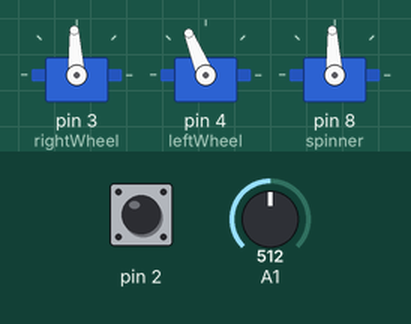
Bench run of a sketch on a simulated Arduino Uno, built with avr-gcc and run on an emulated ATmega328P. On the bench: 3 × servo. The test bench sets the inputs (shaded band); at power-on: A1 = 512, pin 2 HIGH. What the sketch prints to the serial monitor is not drawn.

Above: at 18.4 s.
18.5 s: A1 set to 925
20.0 s: A1 set to 947
At 20.7 s:
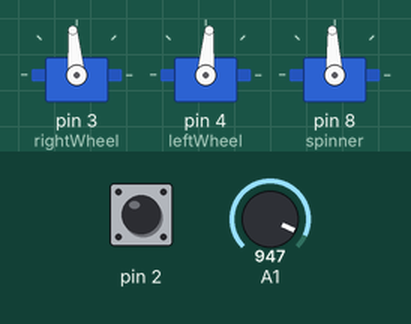
21.5 s: A1 set to 930
At 22.7 s:
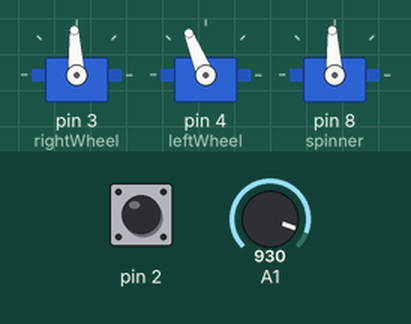
23.0 s: A1 set to 950
At 24.2 s:
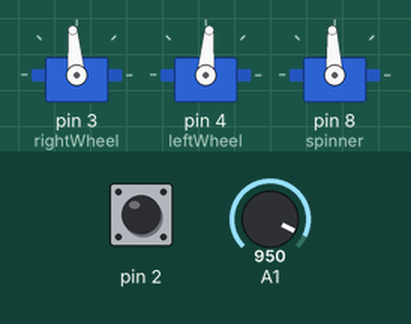
Timing chart, 0 to 71.0 s (numbered marks = the images above; inputs shaded):
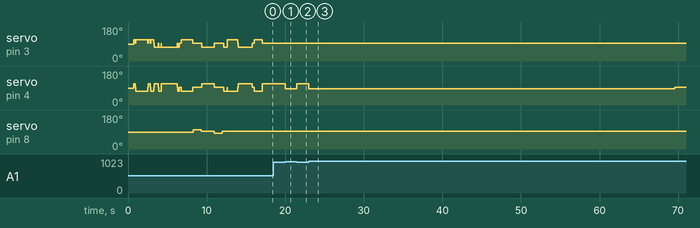

The sketch:

Robot_Challenge.ino
```cpp
//George Cazenavette Robot Challenge
//HNRS 120 H05

#include <Servo.h>

Servo leftWheel;
Servo rightWheel;
Servo spinner;

void driveForward()
{
  leftWheel.detach();
  rightWheel.detach();
  leftWheel.attach(4);
  rightWheel.attach(3);
}

void driveReverse()
{
  leftWheel.detach();
  rightWheel.detach();
  leftWheel.attach(3);
  rightWheel.attach(4);
}
void forward(float sec)
{
  leftWheel.writeMicroseconds(1700);
  rightWheel.writeMicroseconds(1300);
  delay(int(sec*1000));
  leftWheel.writeMicroseconds(1500);
  rightWheel.writeMicroseconds(1500);
}

void forward()
{
  leftWheel.writeMicroseconds(1700);
  rightWheel.writeMicroseconds(1300);
}

void reverse(float sec)
{
  leftWheel.writeMicroseconds(1300);
  rightWheel.writeMicroseconds(1700);
  delay(int(sec*1000));
  leftWheel.writeMicroseconds(1500);
  rightWheel.writeMicroseconds(1500);
}

void reverse()
{
  leftWheel.writeMicroseconds(1300);
  rightWheel.writeMicroseconds(1700);
}

void openClamp()
{
  spinner.writeMicroseconds(1400);
  delay(1000);
  spinner.writeMicroseconds(1500);
}

void closeClamp()
{
  spinner.writeMicroseconds(1600);
  delay(1000);
  spinner.writeMicroseconds(1500);
}

void turnRight(float sec)
{
  leftWheel.writeMicroseconds(1700);
  rightWheel.writeMicroseconds(1700);
  delay(int(sec*1000));
  leftWheel.writeMicroseconds(1500);
  rightWheel.writeMicroseconds(1500);
}

void turnRight()
{
  leftWheel.writeMicroseconds(1700);
  rightWheel.writeMicroseconds(1700);
}

void turnLeft(float sec)
{
  leftWheel.writeMicroseconds(1300);
  rightWheel.writeMicroseconds(1300);
  delay(int(sec*1000));
  leftWheel.writeMicroseconds(1500);
  rightWheel.writeMicroseconds(1500);
}

void turnLeft()
{
  leftWheel.writeMicroseconds(1300);
  rightWheel.writeMicroseconds(1300);
}

void rightForward(float sec)
{
  leftWheel.writeMicroseconds(1700);
  rightWheel.writeMicroseconds(1465);
  delay(int(sec*1000));
  leftWheel.writeMicroseconds(1500);
  rightWheel.writeMicroseconds(1500);
}

void rightForward()
{
  leftWheel.writeMicroseconds(1700);
  rightWheel.writeMicroseconds(1465);
}

void slowRight()
{
  leftWheel.writeMicroseconds(1600);
  rightWheel.writeMicroseconds(1500);
}

void leftForward(float sec)
{
  leftWheel.writeMicroseconds(1535);
  rightWheel.writeMicroseconds(1300);
  delay(int(sec*1000));
  leftWheel.writeMicroseconds(1500);
  rightWheel.writeMicroseconds(1500);
}

void leftForward()
{
  leftWheel.writeMicroseconds(1535);
  rightWheel.writeMicroseconds(1300);
}

void slowLeft()
{
  leftWheel.writeMicroseconds(1500);
  rightWheel.writeMicroseconds(1400);
}
void halt()
{
  leftWheel.writeMicroseconds(1500);
  rightWheel.writeMicroseconds(1500);
}

void nano()//nanosystems mission
{
  while (digitalRead(2)==LOW)
  {

  }
  delay(200);
  turnRight(.25);
  delay(50);
  forward(1.5);
  delay(50);
  turnRight(.3);
  delay(50);
  forward(.4);
  delay(50);
  reverse(.5);
  delay(50);
  turnLeft(.3);
  delay(50);
  reverse(2);
  delay(50);
  turnLeft(.25);

}

void chemical()//chemical mission
{
  while (digitalRead(2)==LOW)
  {

  }
  delay(200);
  forward(1.5);
  delay(50);
  closeClamp();
  delay(50);
  reverse(1.6);
  delay(50);
  openClamp();
}

void civil()//civil mission
{
  while (digitalRead(2)==LOW)
  {

  }
  delay(200);
  turnLeft(.4);
  delay(50);
  forward(1.3);
  delay(50);
  reverse(1.8);
  delay(50);
}
void bio()//biomedical mission
{
  while (digitalRead(2)==LOW)
  {

  }
  delay(200);
  leftWheel.detach();
  rightWheel.detach();
  leftWheel.attach(3);
  rightWheel.attach(4);
  closeClamp();
  delay(50);
  leftForward(2.5);
  forward(2.5);
  delay(50);
  turnRight(.5);
  delay(50);
  reverse(.6);
  delay(50);
  openClamp();
  delay(50);
  forward(.6);
  delay(50);
}

void mech()//mechanical mission
{
  driveForward();
  turnRight(.3);
  delay(50);
  forward(2);
  delay(50);
  turnLeft(.5);
  delay(50);
  forward(1);
  closeClamp();
  delay(50);
  driveReverse();
  forward(1);
  delay(50);
  turnRight(.5);
  delay(50);
  forward(1.8);
  rightForward(2);
  forward(3);
  delay(50);
  turnRight(.3);
  delay(50);
  forward(1);
  openClamp();
}

void electrical()//electrical mission
{
  while (digitalRead(2)==LOW)
  {

  }
  delay(200);
  leftWheel.detach();
  rightWheel.detach();
  leftWheel.attach(3);
  rightWheel.attach(4);
  closeClamp();
  delay(50);
  leftForward(2.5);
  forward(2.5);
  leftForward(2.5);
  delay(50);
  turnLeft(1.1);
  delay(50);
  driveForward();
  forward(2);
  delay(50);
  openClamp();
  delay(50);
  driveReverse();
  forward(2);
  rightForward(1.7);
  forward(2.5);
  rightForward(1.7);
  forward(2.5);

}

void cyber()//cyber mission
{
  while (digitalRead(2)==LOW)
  {

  }
  //int thresh=analogRead(0);
  delay(200);
  driveReverse();
  forward(1);
  while (analogRead(1)>940)
  {
    forward();
  }
  long cyberTime=millis();
  while (millis()-cyberTime<52500)
  {
    Serial.println(millis()-cyberTime);
    if (analogRead(1)>940)
    {
      rightWheel.writeMicroseconds(1420);
      leftWheel.writeMicroseconds(1520);
    }
    else
    {
      leftWheel.writeMicroseconds(1500);
      rightWheel.writeMicroseconds(1700);
    }


  }
  halt();
}
void photoTest()
{
  while (1==1)
  {
  Serial.print("left light= ");
  Serial.print(analogRead(0));
  Serial.print("right light= ");
  Serial.println(analogRead(1));
  }
}
void setup() {
  // put your setup code here, to run once:
  delay(500);
  Serial.begin(9600);
  //photoTest();
  leftWheel.attach(4);
  rightWheel.attach(3);
  spinner.attach(8);
  nano();
  chemical();
  civil();
  //bio();
  //mech();
  //electrical();

  cyber();
  spinner.detach();

  Serial.println("end of setup");


}

void loop() {
  // put your main code here, to run repeatedly:
  Serial.println("loop");

}
```

Measured:
- the behaviour switches between 940 and 941 on A1 (found by bisection; images 0 and 1)
- after the input at 20.0 s, servo on pin 3 (rightWheel): 93° → 95° at once; servo on pin 4 (leftWheel): 112° → 85° at once
- after the input at 21.5 s, servo on pin 3 (rightWheel): 95° → 93° at once; servo on pin 4 (leftWheel): 85° → 112° at once
- after the input at 23.0 s, servo on pin 3 (rightWheel): 93° → 95° at once, → 93° 46.6 s later; servo on pin 4 (leftWheel): 112° → 85° at once, → 93° 46.6 s later
